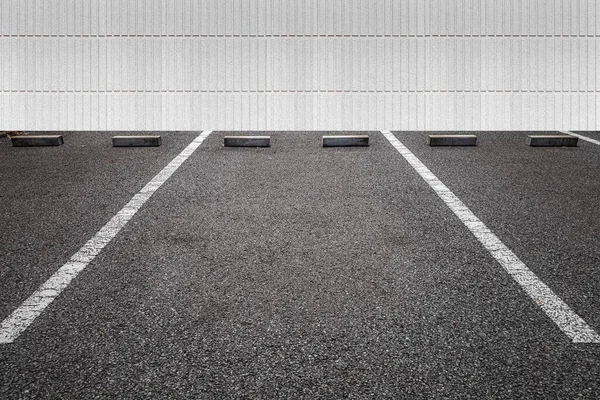
#> input picture test_samples/empty_spot_01.jpg, 600 x 400 px
$ python convert_parking_images.py
#> lines starting #> are read from the running program, lines starting #| are printed output that depends on the picture
import cv2
import numpy as np

def convert_image_to_header(img_path, output_header_path, var_name):
    # Carrega a imagem e redimensiona para 64x64
#> called with img_path = 'test_samples/empty_spot_01.jpg', output_header_path = 'main/sample_empty.h', var_name = 'sample_empty'
    img = cv2.imread(img_path)
#> img is the input picture: shape (400, 600, 3); mean B, G, R 132.3, 132.2, 134.4
    img = cv2.resize(img, (64, 64))
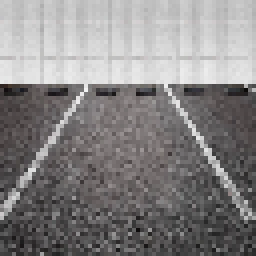
#> img: shape (64, 64, 3) (shown 4 times larger); mean B, G, R 131.9, 131.7, 134
    img = cv2.cvtColor(img, cv2.COLOR_BGR2RGB)

    # Converte para int8 [-128 a 127] conforme exigido pelo modelo quantizado
    img_int8 = img.astype(np.int32) - 128
    flat_data = img_int8.flatten().astype(np.int8)
#> flat_data = 12288 values, max 114 at index 4287, min -120 at index 4409, mean 4.56

    with open(output_header_path, 'w') as f:
        f.write(f'#ifndef {var_name.upper()}_H\n#define {var_name.upper()}_H\n\n')
        f.write(f'// Imagem: {img_path}\n')
        f.write(f'const int8_t {var_name}[] = {{\n  ')
        for i, val in enumerate(flat_data):
            f.write(f'{val}, ')
            if (i + 1) % 16 == 0:
                f.write('\n  ')
#> this loop made 12288 passes
#> val on passes 1 to 3: 71, 71, 71
        f.write('\n};\n')
        f.write(f'const unsigned int {var_name}_len = {len(flat_data)};\n\n')
        f.write('#endif\n')

# Gerar amostras de teste
convert_image_to_header('test_samples/empty_spot_01.jpg', 'main/sample_empty.h', 'sample_empty')
convert_image_to_header('test_samples/occupied_spot_01.jpg', 'main/sample_occupied.h', 'sample_occupied')
#> call 2 of convert_image_to_header, with img_path = 'test_samples/occupied_spot_01.jpg', output_header_path = 'main/sample_occupied.h', var_name = 'sample_occupied'
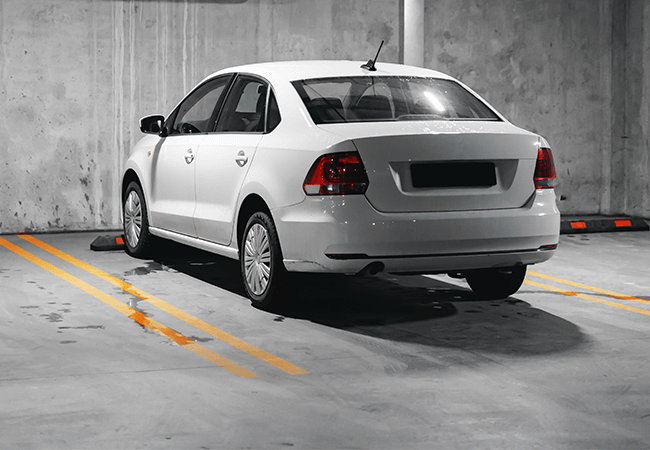
#> input picture test_samples/occupied_spot_01.jpg, 650 x 450 px
#> in convert_image_to_header, img is the input picture: shape (450, 650, 3); mean B, G, R 133.4, 134.3, 135.3
#> in convert_image_to_header (call 2), `img = cv2.resize(img, (64, 64))`:
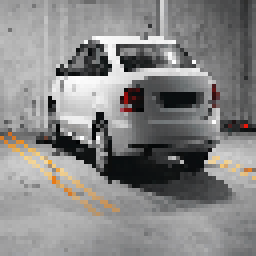
#> img: shape (64, 64, 3) (shown 4 times larger); mean B, G, R 133.3, 134.2, 135.2
#> in convert_image_to_header (call 2), `flat_data = img_int8.flatten().astype(np.int8)`: flat_data = 12288 values, max 126 at index 1800, min -126 at index 5289, mean 6.22
#> the loop in convert_image_to_header (call 2), `for i, val in enumerate(flat_data):` made 12288 passes
#> val on passes 1 to 3: 28, 28, 29
